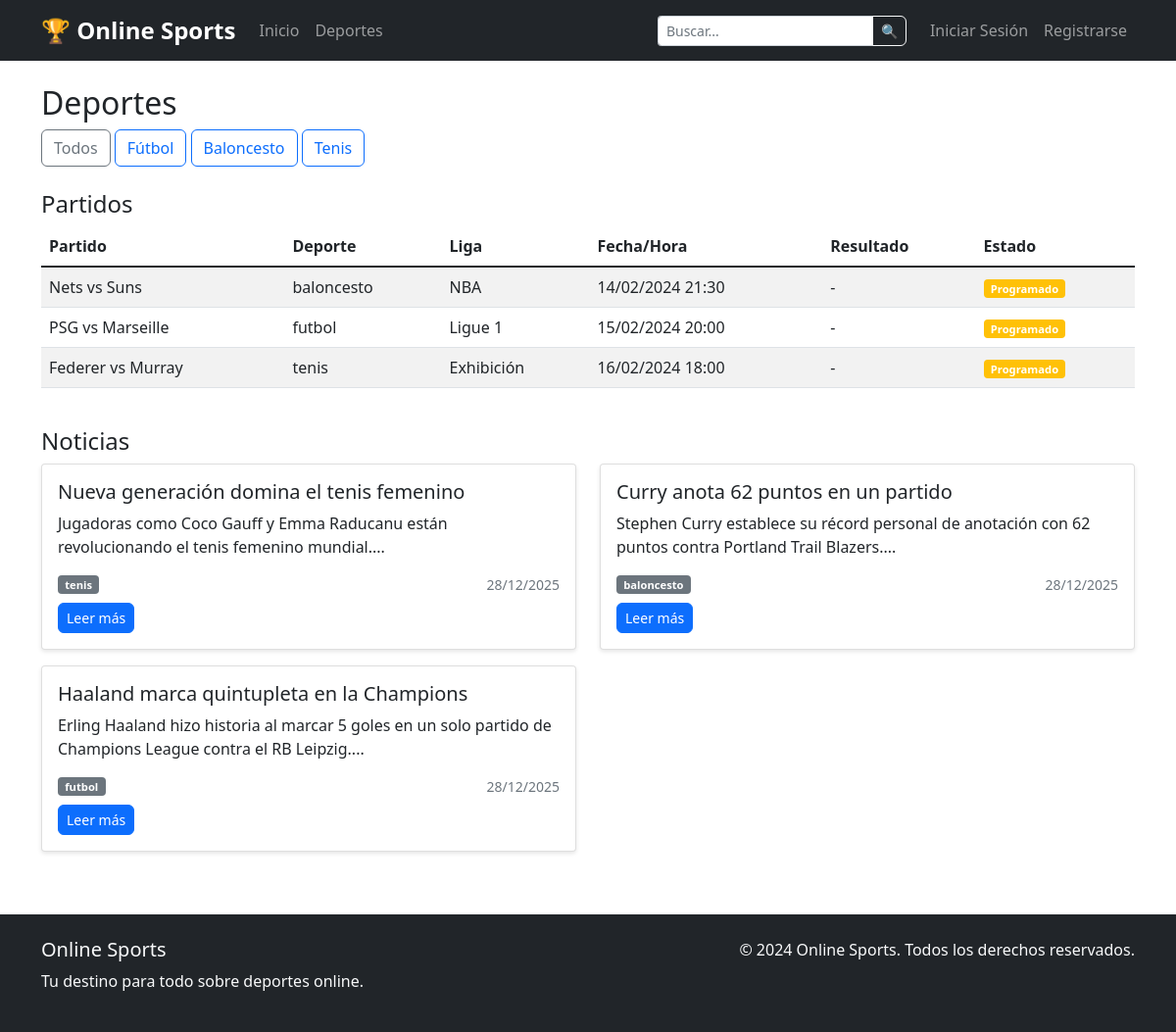
The page /deportes on the database as committed earlier.
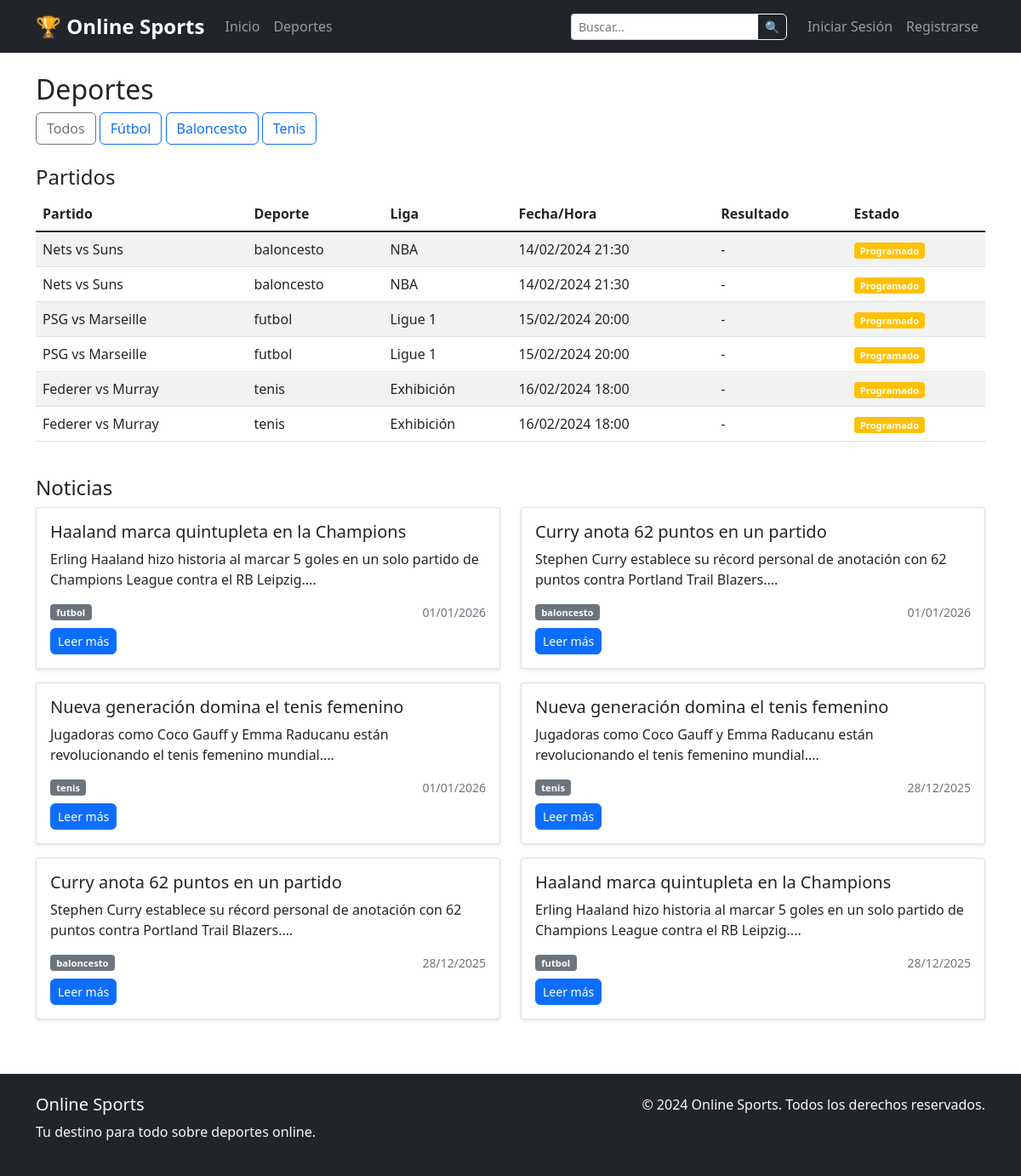
The same page on the database as committed later.
### app.py (models this page shows)
class Partido(db.Model):
    id = db.Column(db.Integer, primary_key=True)
    equipo_local = db.Column(db.String(100), nullable=False)
    equipo_visitante = db.Column(db.String(100), nullable=False)
    deporte = db.Column(db.String(50), nullable=False)
    liga = db.Column(db.String(100))
    fecha_hora = db.Column(db.DateTime, nullable=False)
    resultado_local = db.Column(db.Integer)
    resultado_visitante = db.Column(db.Integer)
    estado = db.Column(db.String(20))  # 'programado', 'en_vivo', 'finalizado'

class Noticia(db.Model):
    id = db.Column(db.Integer, primary_key=True)
    titulo = db.Column(db.String(200), nullable=False)
    contenido = db.Column(db.Text, nullable=False)
    deporte = db.Column(db.String(50), nullable=False)
    imagen_url = db.Column(db.String(300))
    fecha_publicacion = db.Column(db.DateTime, default=datetime.utcnow)
    autor = db.Column(db.String(100))

### app.py (the view)
@app.route('/deportes')
def deportes():
    deporte = request.args.get('deporte', '')
    if deporte:
        noticias = Noticia.query.filter_by(deporte=deporte).order_by(Noticia.fecha_publicacion.desc()).all()
        partidos = Partido.query.filter_by(deporte=deporte).order_by(Partido.fecha_hora).all()
    else:
        noticias = Noticia.query.order_by(Noticia.fecha_publicacion.desc()).all()
        partidos = Partido.query.order_by(Partido.fecha_hora).all()
    return render_template('deportes.html', noticias=noticias, partidos=partidos, deporte_seleccionado=deporte)

### templates/deportes.html (shortened to what this page needs)
{% extends "base.html" %}
{% block content %}
<div class="row">
    <div class="col-12">
        <h2>Deportes {% if deporte_seleccionado %}- {{ deporte_seleccionado|title }}{% endif %}</h2>
        <div class="mb-4">
            <a href="{{ url_for('deportes') }}" class="btn btn-outline-secondary">Todos</a>
            <a href="{{ url_for('deportes') }}?deporte=futbol" class="btn btn-outline-primary">Fútbol</a>
            <a href="{{ url_for('deportes') }}?deporte=baloncesto" class="btn btn-outline-primary">Baloncesto</a>
            <a href="{{ url_for('deportes') }}?deporte=tenis" class="btn btn-outline-primary">Tenis</a>
        </div>
        <h4>Partidos</h4>
        <div class="table-responsive">
            <table class="table table-striped">
                <thead>
                    <tr>
                        <th>Partido</th>
                        <th>Deporte</th>
                        <th>Liga</th>
                        <th>Fecha/Hora</th>
                        <th>Resultado</th>
                        <th>Estado</th>
                    </tr>
                </thead>
                <tbody>
                    {% for partido in partidos %}
                    <tr>
                        <td>{{ partido.equipo_local }} vs {{ partido.equipo_visitante }}</td>
                        <td>{{ partido.deporte }}</td>
                        <td>{{ partido.liga }}</td>
                        <td>{{ partido.fecha_hora.strftime('%d/%m/%Y %H:%M') }}</td>
                        <td>
                            {% if partido.resultado_local is not none %}
                                {{ partido.resultado_local }} - {{ partido.resultado_visitante }}
                            {% else %}
                                -
                            {% endif %}
                        </td>
                        <td>
                            <span class="badge {% if partido.estado == 'en_vivo' %}bg-danger{% elif partido.estado == 'finalizado' %}bg-success{% else %}bg-warning{% endif %}">
                                {{ partido.estado|replace('_', ' ')|title }}
                            </span>
                        </td>
                    </tr>
                    {% else %}
                    <tr>
                        <td colspan="6" class="text-center">No hay partidos programados</td>
                    </tr>
                    {% endfor %}
                </tbody>
            </table>
        </div>
        <h4 class="mt-4">Noticias</h4>
        <div class="row">
            {% for noticia in noticias %}
            <div class="col-md-6 mb-3">
                <div class="card">
                    <div class="card-body">
                        <h5 class="card-title">{{ noticia.titulo }}</h5>
                        <p class="card-text">{{ noticia.contenido[:150] }}...</p>
                        <div class="d-flex justify-content-between align-items-center">
                            <span class="badge bg-secondary">{{ noticia.deporte }}</span>
                            <small class="text-muted">{{ noticia.fecha_publicacion.strftime('%d/%m/%Y') }}</small>
                        </div>
                        <a href="{{ url_for('noticia_detalle', noticia_id=noticia.id) }}" class="btn btn-primary btn-sm mt-2">Leer más</a>
                    </div>
                </div>
            </div>
            {% else %}
            <div class="col-12">
                <p>No hay noticias para este deporte.</p>
            </div>
            {% endfor %}
        </div>
    </div>
</div>
{% endblock %}

Rows that differ between the two databases and show on the page:
added Partido: equipo_local "Nets", equipo_visitante "Suns", deporte "baloncesto", liga "NBA", fecha_hora "14/02/2024 21:30", estado "Programado"
added Partido: equipo_local "PSG", equipo_visitante "Marseille", deporte "futbol", liga "Ligue 1", fecha_hora "15/02/2024 20:00", estado "Programado"
added Partido: equipo_local "Federer", equipo_visitante "Murray", deporte "tenis", liga "Exhibición", fecha_hora "16/02/2024 18:00", estado "Programado"
added Noticia: titulo "Haaland marca quintupleta en la Champions", contenido "Erling Haaland hizo historia al marcar 5 goles en un solo partido de Champions League contra el RB Leipzig.", deporte "futbol", fecha_publicacion "01/01/2026"
added Noticia: titulo "Curry anota 62 puntos en un partido", contenido "Stephen Curry establece su récord personal de anotación con 62 puntos contra Portland Trail Blazers.", deporte "baloncesto", fecha_publicacion "01/01/2026"
added Noticia: titulo "Nueva generación domina el tenis femenino", contenido "Jugadoras como Coco Gauff y Emma Raducanu están revolucionando el tenis femenino mundial.", deporte "tenis", fecha_publicacion "01/01/2026"
